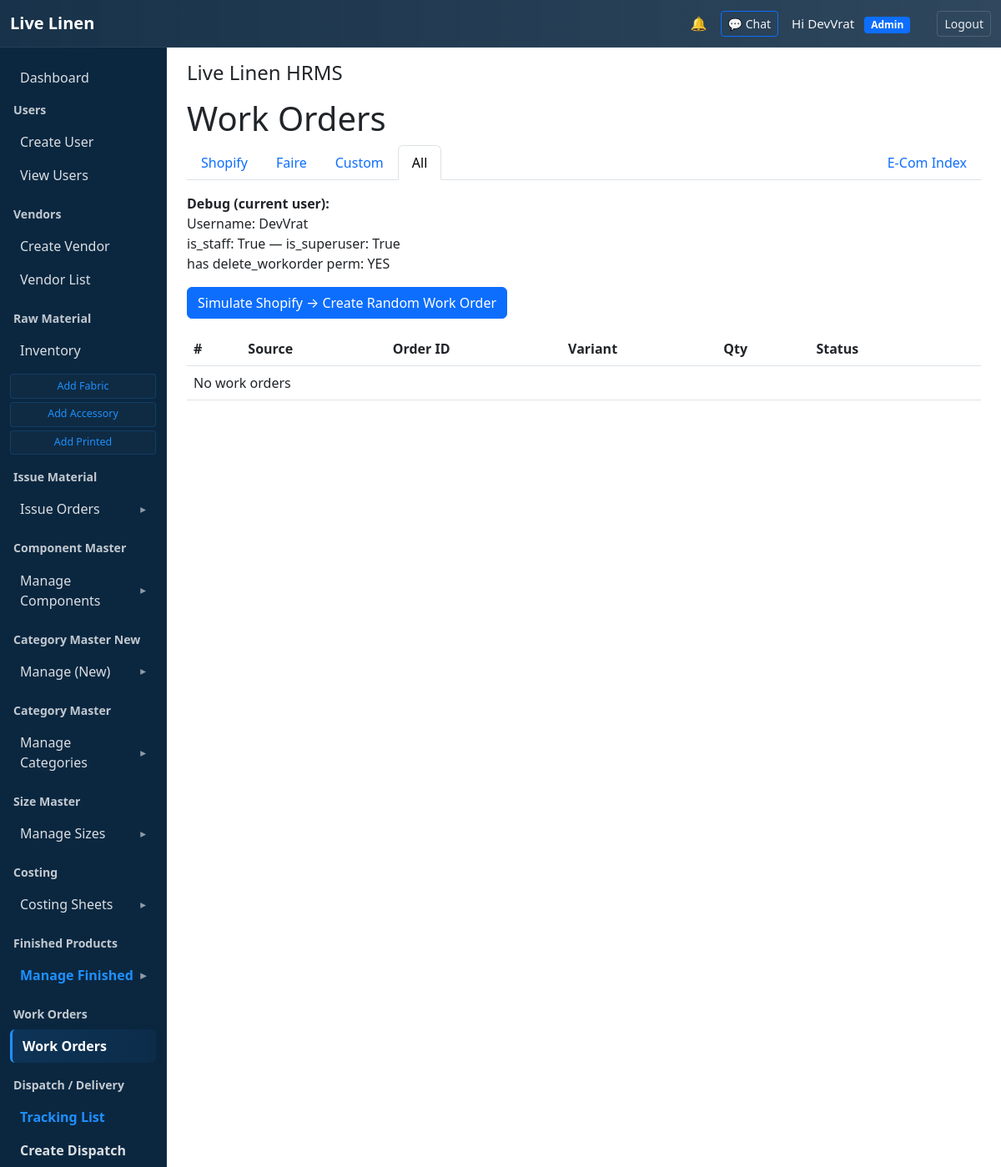
The app's page /workorders/ (signed in), older data.
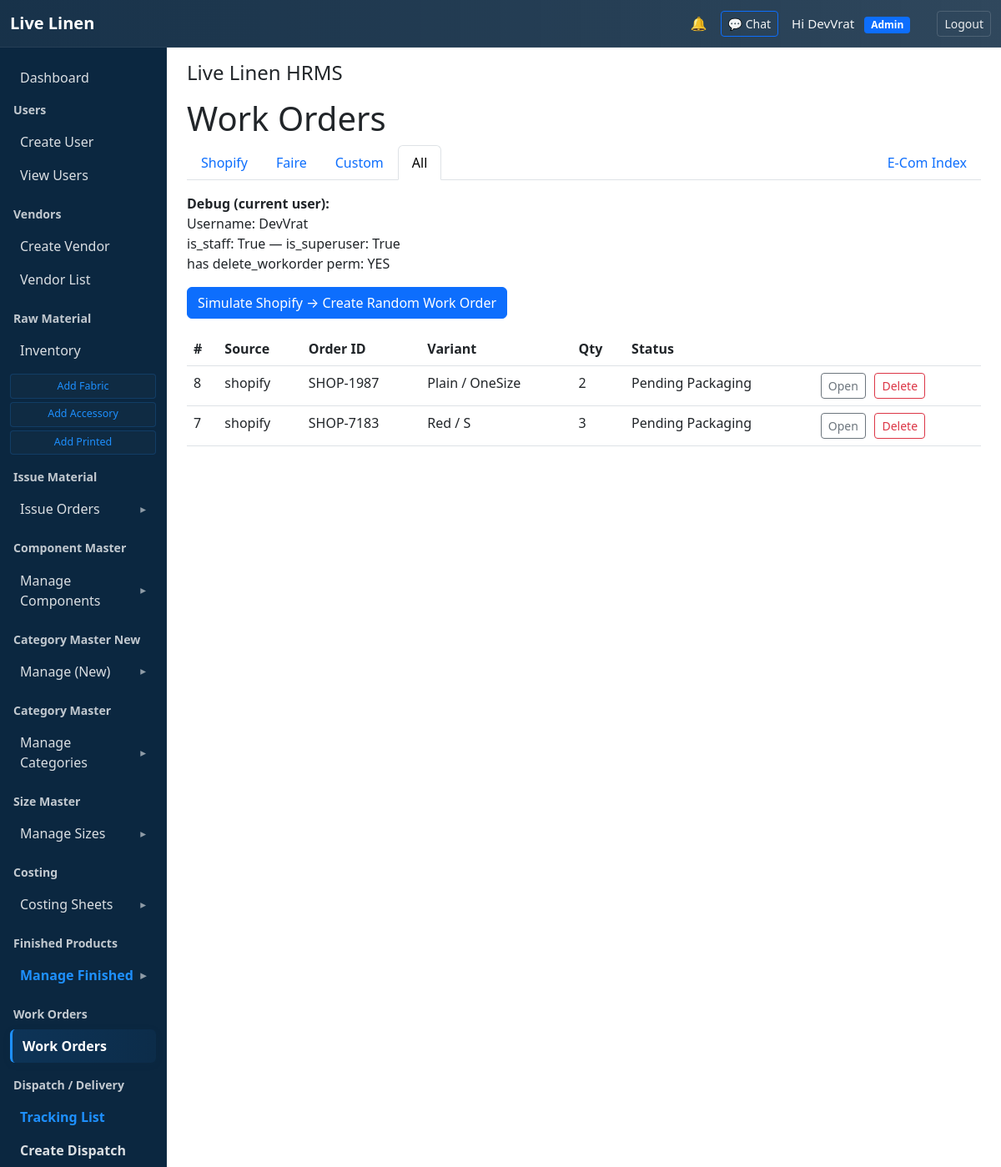
The same page, newer data.
### workorders/models.py (models this page shows, shortened)
class WorkOrder(models.Model):
    STATUS_PENDING = 'pending'
    STATUS_IN_PROGRESS = 'in_progress'
    STATUS_READY = 'ready'
    STATUS_CANCELLED = 'cancelled'
    STATUS_CHOICES = [
        (STATUS_PENDING, 'Pending Packaging'),
        (STATUS_IN_PROGRESS, 'In Progress'),
        (STATUS_READY, 'Ready for Dispatch'),
        (STATUS_CANCELLED, 'Cancelled'),
    ]
    order_id = models.CharField(max_length=120, db_index=True)
    variant_ordered = models.CharField(max_length=200)  # could be FK to your product model later
    quantity_ordered = models.PositiveIntegerField(default=1)
    source = models.CharField(
        max_length=20,
        choices=(('web', 'Web Orders'), ('shopify', 'Shopify'), ('faire', 'Faire'), ('custom', 'Custom')),
        default='web',
        db_index=True
    )
    shopify_order_id = models.CharField(max_length=64, blank=True, null=True, db_index=True)
    raw = models.JSONField(blank=True, null=True)  # store raw payload for debugging / later mapping
    customer_name = models.CharField(max_length=255, blank=True, null=True)
    email = models.EmailField(blank=True, null=True)
    total_price = models.DecimalField(max_digits=12, decimal_places=2, default=0)
    currency = models.CharField(max_length=10, default='USD', blank=True)
    status = models.CharField(max_length=20, choices=STATUS_CHOICES, default=STATUS_PENDING)
    created_at = models.DateTimeField(auto_now_add=True)
    updated_at = models.DateTimeField(auto_now=True)
    class Meta:
        ordering = ['-created_at']

### workorders/views.py (the view)
# urls.py: path("", views.WorkOrderListView.as_view(), name="list"),
class WorkOrderListView(LoginRequiredMixin, ListView):
    model = WorkOrder
    template_name = 'workorders/workorder_list.html'
    context_object_name = 'workorders'
    paginate_by = 20

### core/context_processors.py (called while the page is built)
def unread_notifications_count(request):
    if not getattr(request, 'user', None) or not request.user.is_authenticated:
        return {'unread_notifications_count': 0}
    try:
        unread = request.user.notifications.filter(is_read=False).count()
    except Exception:
        unread = 0
    return {'unread_notifications_count': unread}

### templates/workorders/workorder_list.html (shortened to what this page needs)
{% extends "base.html" %}
{% load static %}
{% block content %}
<h1>Work Orders</h1>
<nav class="mb-3">
  <div class="nav nav-tabs">
    <a class="nav-item nav-link {% if '/e-com-orders/shopify' in request.path %}active{% endif %}" href="{% url 'workorders:shopify_list' %}">Shopify</a>
    <a class="nav-item nav-link {% if '/e-com-orders/faire' in request.path %}active{% endif %}" href="{% url 'workorders:faire_list' %}">Faire</a>
    <a class="nav-item nav-link {% if '/e-com-orders/custom' in request.path %}active{% endif %}" href="{% url 'workorders:custom_order_list' %}">Custom</a>
    <a class="nav-item nav-link {% if request.path == '/workorders/' or request.path == '/workorders' %}active{% endif %}" href="{% url 'workorders:list' %}">All</a>
    <a class="nav-item nav-link ms-auto" href="{% url 'workorders:ecom_index' %}">E-Com Index</a>
  </div>
</nav>
<div class="mb-3">
  <strong>Debug (current user):</strong><br/>
  Username: {{ user.get_username }}<br/>
  is_staff: {{ user.is_staff }} — is_superuser: {{ user.is_superuser }}<br/>
  has delete_workorder perm: {% if perms.workorders.delete_workorder %}YES{% else %}NO{% endif %}
</div>
<form id="create-random-form" method="post" action="{% url 'workorders:create_random' %}">
  <button class="btn btn-primary" type="submit">Simulate Shopify → Create Random Work Order</button>
</form>
<table class="table mt-3">
  <thead>
    <tr>
      <th>#</th>
      <th>Source</th>
      <th>Order ID</th>
      <th>Variant</th>
      <th>Qty</th>
      <th>Status</th>
      <th></th>
    </tr>
  </thead>
  <tbody>
    {% for wo in workorders %}
      <tr>
        <td>{{ wo.pk }}</td>
        <td>{{ wo.source|default:"Web" }}</td>
        <td>{{ wo.order_id }}</td>
        <td>{{ wo.variant_ordered }}</td>
        <td>{{ wo.quantity_ordered }}</td>
        <td>{{ wo.get_status_display }}</td>
        <td>
          <a class="btn btn-sm btn-outline-secondary" href="{% url 'workorders:detail' pk=wo.pk %}">Open</a>
          {% if user.is_superuser or user.is_staff or perms.workorders.delete_workorder %}
            <form method="post" action="{% url 'workorders:delete' pk=wo.pk %}" style="display:inline;margin-left:.4rem;">
              <button class="btn btn-sm btn-outline-danger" type="submit" onclick="return confirm('Delete this work order?');">Delete</button>
            </form>
          {% endif %}
        </td>
      </tr>
    {% empty %}
      <tr><td colspan="7">No work orders</td></tr>
    {% endfor %}
  </tbody>
</table>
{% endblock %}

Row changes from the older to the newer data that the page shows:
added WorkOrder: pk "8", source "shopify", order_id "SHOP-1987", variant_ordered "Plain / OneSize", quantity_ordered "2", status "Pending Packaging"
added WorkOrder: pk "7", source "shopify", order_id "SHOP-7183", variant_ordered "Red / S", quantity_ordered "3", status "Pending Packaging"
Text that changed along with them:
text no longer shown: "No work orders"
